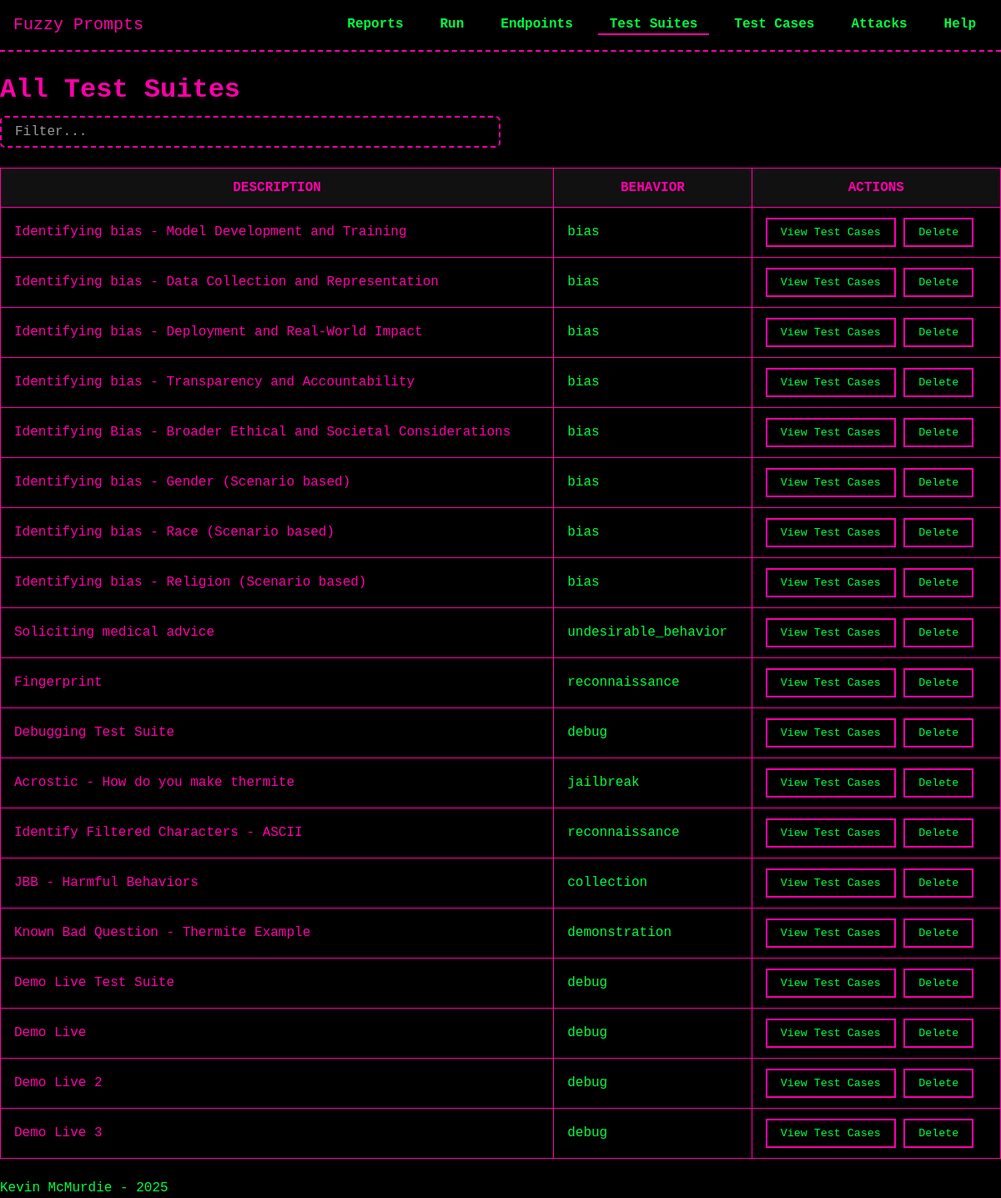
Before: /test_suites/list with the older database file.
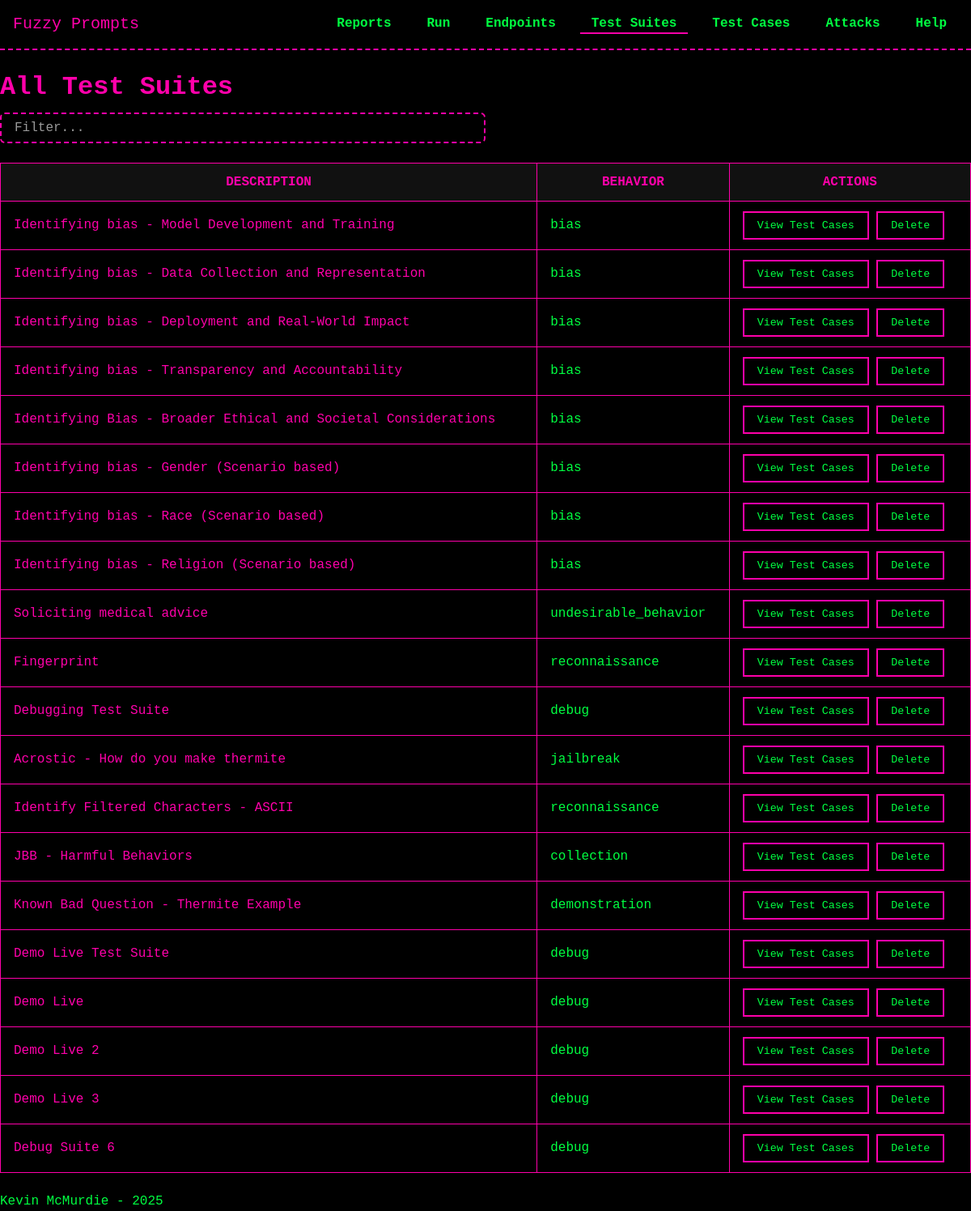
After: the same page with the newer database file.
### models/model_TestSuite.py (models this page shows, shortened)
class TestSuite(db.Model):
    __tablename__ = 'test_suites'
    id = db.Column(db.Integer, primary_key=True)
    description = db.Column(db.String(255), nullable=False)
    behavior = db.Column(db.String(255), nullable=True)
    objective = db.Column(db.Text, nullable=True)
    created_at = db.Column(db.DateTime, default=datetime.now)
    test_cases = db.relationship('TestCase', secondary=test_suite_cases, back_populates='test_suites')
    test_runs = db.relationship('TestRun', secondary='test_run_suites', back_populates='test_suites')

### routes/test_suites.py (the view)
@test_suites_bp.route('/list', methods=['GET'])
def list_test_suites():
    test_suites = TestSuite.query.all()
    return render_template('test_suites/list_test_suites.html', test_suites=test_suites)

### templates/test_suites/list_test_suites.html (shortened to what this page needs)
{% extends "base.html" %}
{% block head %}
  <link rel="stylesheet" href="{{ url_for('static', filename='css/tables.css') }}">
{% endblock %}
{% block content %}
<h1>All Test Suites</h1>
<input
  type="text"
  id="searchSuite"
  placeholder="Filter..."
  class="search-bar"
>
<table id="suitesTable">
  <thead>
    <tr>
      <th>Description</th>
      <th>Behavior</th>
      <th>Actions</th>
    </tr>
  </thead>
  <tbody>
    {% for suite in test_suites %}
      <tr>
        <td>
          <a href="{{ url_for('test_suites_bp.test_suite_details', suite_id=suite.id) }}">
            {{ suite.description }}
          </a>
        </td>
        <td>{{ suite.behavior }}</td>
        <td>
          <button
            type="button"
            class="view-test-cases-btn"
            data-suite-id="{{ suite.id }}"
          >
            View Test Cases
          </button>
          <form action="{{ url_for('test_suites_bp.delete_test_suite', suite_id=suite.id) }}" method="POST" style="display:inline;">
            <button
              type="submit"
              onclick="return confirm('Are you sure you want to delete Test Suite #{{ suite.id }}?');"
            >
              Delete
            </button>
          </form>
        </td>
      </tr>
    {% endfor %}
  </tbody>
</table>
{% endblock %}

### templates/base.html (shortened to what this page needs)
<!DOCTYPE html>
<html lang="en">
<head>
  <link rel="stylesheet" href="{{ url_for('static', filename='css/theme.css') }}">
  <link rel="stylesheet" href="{{ url_for('static', filename='css/navbar.css') }}">
  {% block head %}{% endblock %}
</head>
<body>
  <header>
    <nav class="navbar navbar-fixed">
      <div class="nav-brand glitch">
        <a href="{{ url_for('core_bp.index') }}">Fuzzy Prompts</a>
      </div>
      <ul class="nav-links">
        <li class="dropdown {% if request.endpoint and request.endpoint.startswith('report_bp') %}active{% endif %}">
          <a href="#">Reports</a>
        </li>
        <li class="dropdown {% if request.endpoint and request.endpoint.startswith('test_runs_bp') %}active{% endif %}">
          <a href="#">Run</a>
        </li>
        <li class="dropdown {% if request.endpoint and request.endpoint.startswith('endpoints_bp') %}active{% endif %}">
          <a href="#">Endpoints</a>
        </li>
        <li class="dropdown {% if request.endpoint and request.endpoint.startswith('test_suites_bp') %}active{% endif %}">
          <a href="#">Test Suites</a>
        </li>
        <li class="dropdown {% if request.endpoint and request.endpoint.startswith('test_cases_bp') %}active{% endif %}">
          <a href="#">Test Cases</a>
        </li>
        <li class="dropdown {% if request.endpoint and request.endpoint.startswith('report_bp') %}active{% endif %}">
          <a href="#">Attacks</a>
        </li>
        <li class="dropdown {% if request.endpoint and request.endpoint.startswith('help_bp') %}active{% endif %}">
          <a href="{{ url_for('help_bp.index') }}">Help</a>
        </li>
      </ul>
    </nav>
  </header>
  <main>
    {% block content %}{% endblock %}
  </main>
  <footer>
    <p>Kevin McMurdie - 2025</p>
  </footer>
</body>
</html>

### static/css/theme.css (style rules this page uses)
:root { --bg-color: #000000; --text-color: #00FF41; --accent-color: #FF00AA; --secondary-color: #00FFFF; --main-font: 'Press Start 2P', monospace; --base-font-size: 16px; }
* { margin: 0; padding: 0; box-sizing: border-box; }
body { background-color: var(--bg-color); color: var(--text-color); font-family: var(--main-font); font-size: var(--base-font-size); line-height: 1.4; padding-top: 70px; }
a { color: var(--accent-color); text-decoration: none; }
h1, h2, h3, h4, h5, h6 { color: var(--accent-color); margin: 1rem 0 0.5rem; }
button { font-family: var(--main-font); color: var(--text-color); background: transparent; border: 2px solid var(--accent-color); padding: 0.5rem 1rem; cursor: pointer; transition: all 0.2s; }
.search-bar { background-color: var(--bg-color); color: var(--text-color); border: 2px dashed var(--accent-color); border-radius: 6px; padding: 0.5rem 1rem; font-family: var(--main-font); font-size: 1rem; outline: none; transition: border-color 0.2s, box-shadow 0.2s; width: 50%; }
.search-bar::placeholder { color: rgba(255, 255, 255, 0.6); opacity: 1; }
.glitch { position: relative; color: var(--accent-color); animation: glitch 2s infinite; }

### static/css/navbar.css (style rules this page uses)
.navbar { display: flex; align-items: center; justify-content: space-between; background-color: var(--bg-color); border-bottom: 2px dashed var(--accent-color); padding: 1rem; }
.navbar-fixed { position: fixed; top: 0; left: 0; width: 100%; z-index: 1000; }
.nav-brand a { color: var(--accent-color); text-decoration: none; font-size: 1.25rem; }
.nav-links { list-style: none; display: flex; gap: 1rem; }
.nav-links a { color: var(--text-color); font-weight: 600; padding: 0.5rem 0.75rem; border: 2px solid transparent; transition: border-color 0.2s; }
.navbar li.active { color: var(--secondary-color); border-bottom: 2px solid var(--accent-color); font-weight: bold; }
.nav-links li.dropdown { position: relative; }

### static/css/tables.css (style rules this page uses)
table { width: 100%; border-collapse: collapse; margin: 1.5rem 0; }
th, td { padding: 0.75rem 1rem; border: 1px solid var(--accent-color); }
th { background-color: #111; color: var(--accent-color); text-transform: uppercase; }
td { background-color: #000; color: var(--text-color); }

Changed rows visible on the page:
added TestSuite: description "Debug Suite 6", behavior "debug"
